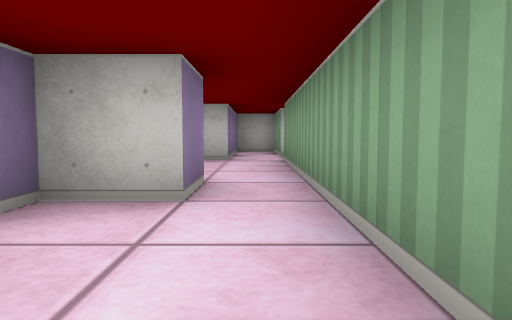
View 1 (above)

12 first-person views from a walk through a cub3D level. The camera is about half as high as the walls, tilts 4° down and sees 70° across. The floor is counted in squares. Each view is taken from the middle of a square. On the plan, view 1 faces up. The plan holds only what a view shows up to about 9 squares ahead; the rest is blank.

View 2
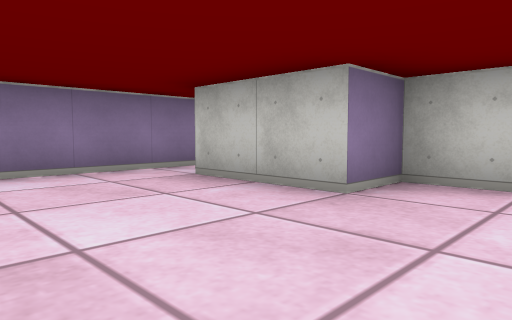

View 3
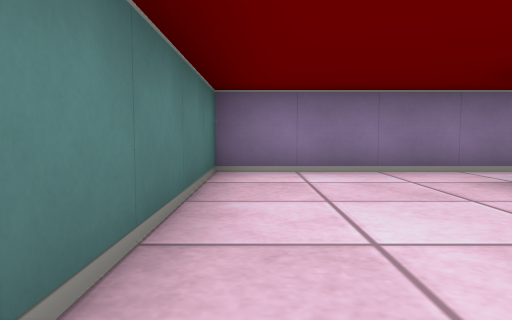

View 4
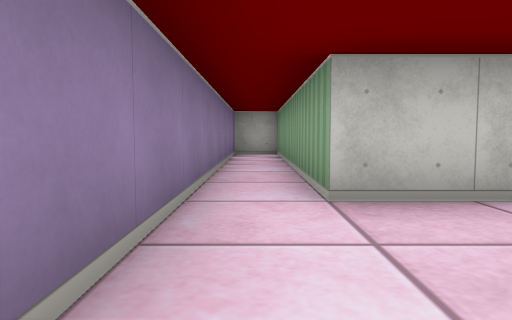

View 5
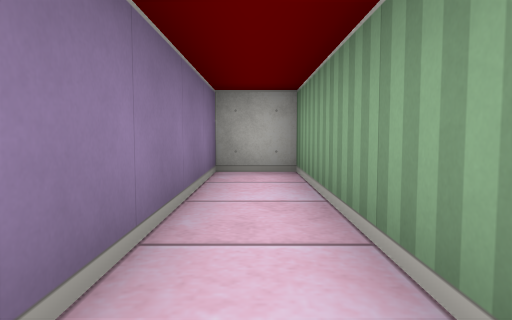

View 6
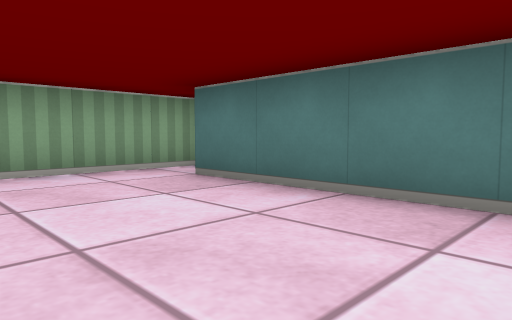

View 7
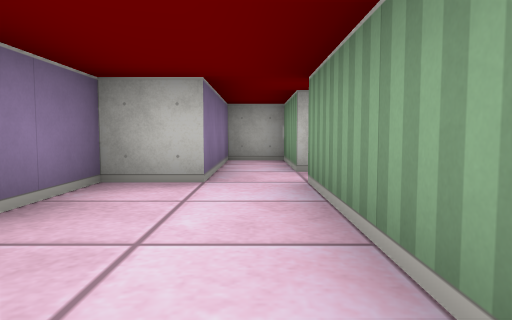

View 8
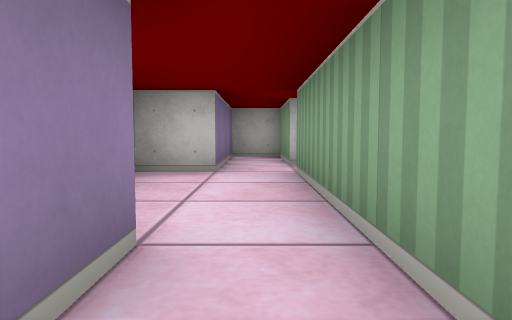

View 9
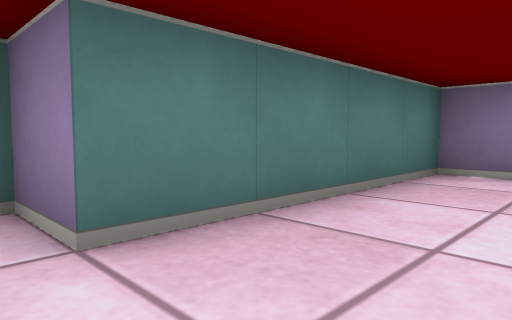

View 10
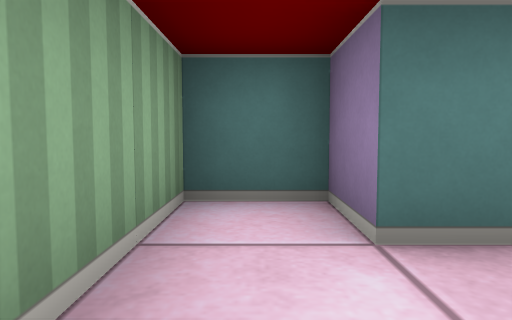

View 11
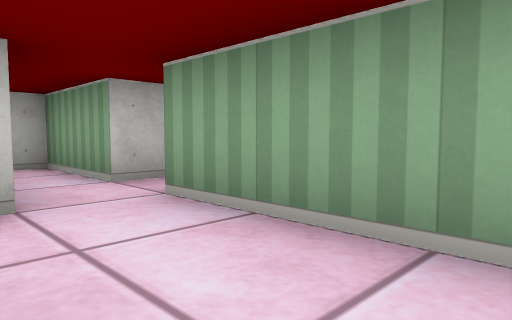

View 12
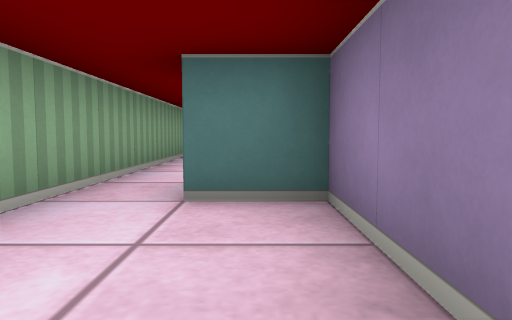

### Floor plan
Points are (right, up) in squares from view 1. A wall is a line through its corners. A room is listed if a view was taken in it or the views show most of it. See-through windows are left out.
Room 1 (views 1, 2, 3, 4, 5, 6, 8, 9, 10)
walls: (-0.5, 2.5) (-1.5, 2.5) (-1.5, 1.5) (-3.5, 1.5) (-3.5, 7.5) (-4.5, 7.5) (-4.5, -1.5) (-0.5, -1.5) (-0.5, -2.5) (0.5, -2.5) (0.5, 2.5)
ways out: opening at (0, 3) to room 2
Room 2 (views 7, 11, 12)
walls: (-0.5, 6.5) (-1.5, 6.5) (-1.5, 3.5) (-0.5, 3.5) (-0.5, 2.5); (0.5, 2.5) (0.5, 6.5)
ways out: opening at (0, 3) to room 1; opening at (0, 7)

Where each view was taken, in squares from view 1:
view 1: 0 up, 0 right, facing up
view 2: 1 down, 0 right, facing up-left
view 3: 1 down, 0 right, facing left
view 4: 1 down, 4 left, facing up
view 5: 3 up, 4 left, facing up
view 6: 1 up, 4 left, facing down-right
view 7: 3 up, 0 right, facing up
view 8: 2 up, 0 right, facing up
view 9: 0 up, 0 right, facing down-left
view 10: 0 up, 0 right, facing down
view 11: 4 up, 1 left, facing up-right
view 12: 6 up, 1 left, facing down
